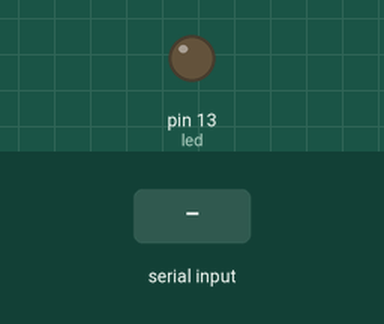
The sketch below on a simulated Arduino Uno, built with avr-gcc and run on an emulated ATmega328P. On the bench: output pins drawn as LEDs (lit = HIGH). Inputs (shaded band) come from the test bench.

Above: at 1.2 s.
1.3 s: "90,45\n" received over Serial
At 2.9 s:
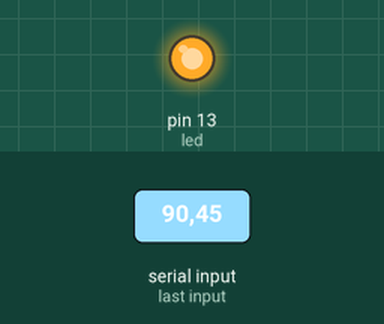
Timing chart, 0 to 4.4 s (numbered marks = the images above; inputs shaded):
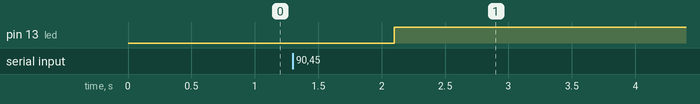

Measured:
- after the input at 1.3 s, pin 13 (led): LOW → HIGH after 0.80 s

The sketch:

ControlLed.ino
```cpp
int led = 13;

void setup() {
  // put your setup code here, to run once:
Serial.begin(9600);
Serial.setTimeout(100);
pinMode(led,OUTPUT);
}

void loop() {
  // put your main code here, to run repeatedly:
if(Serial.available()>0){
  int r = Serial.readString().toInt();
  digitalWrite(led, r);
  }
  delay(1000);
}
```
